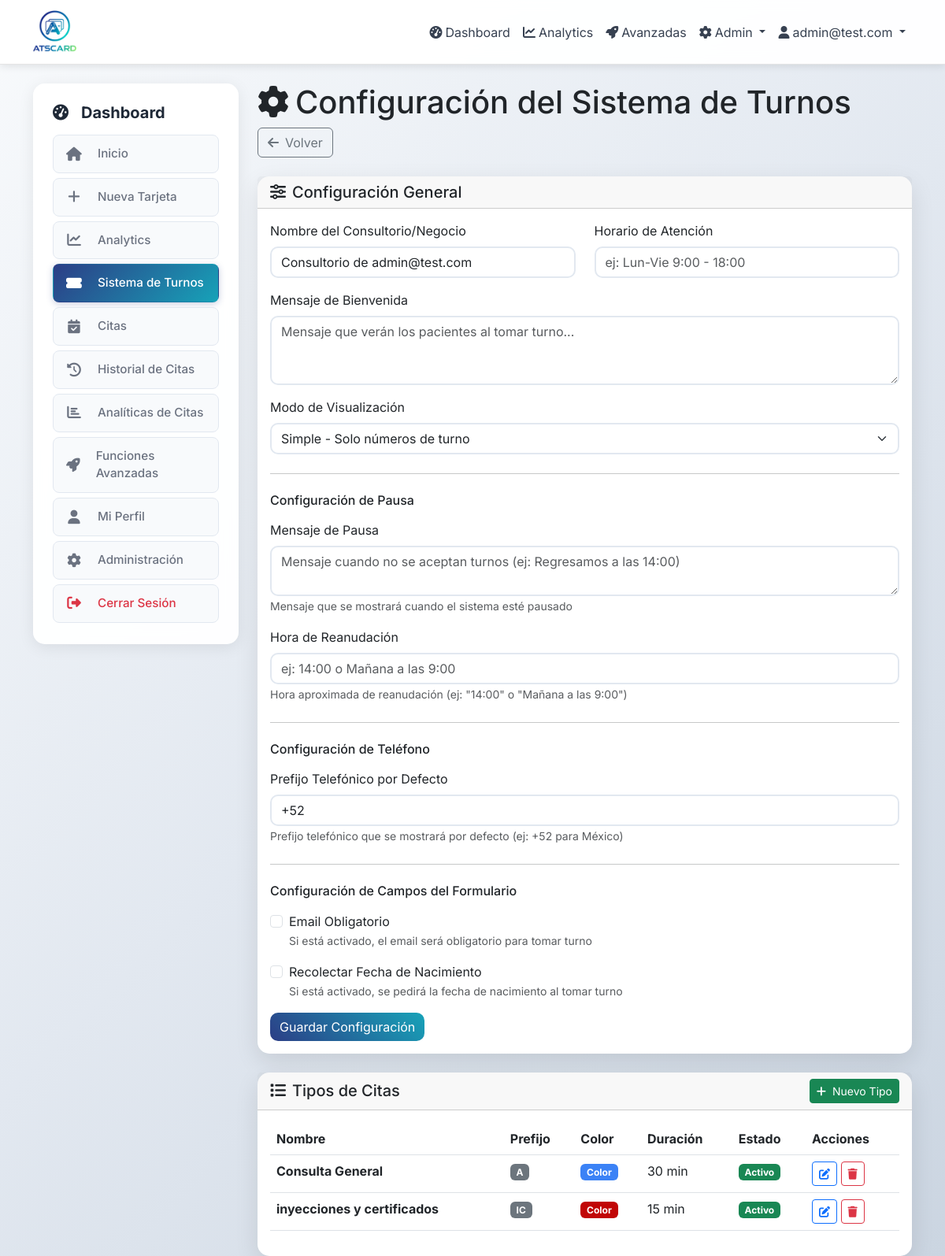
Screenshot of /dashboard/tickets/settings (signed in) with the database file from the repository.
### app/models.py (models this page shows, shortened)
class User(UserMixin, db.Model):
    id = db.Column(db.Integer, primary_key=True)
    email = db.Column(db.String(120), unique=True, nullable=False, index=True)
    password_hash = db.Column(db.String(255), nullable=False)
    role = db.Column(Enum('admin', 'user', name='user_roles'), default='user', nullable=False)
    is_active = db.Column(db.Boolean, default=True, nullable=False)
    is_approved = db.Column(db.Boolean, default=False)
    approved_at = db.Column(db.DateTime)
    approved_by_id = db.Column(db.Integer)
    is_suspended = db.Column(db.Boolean, default=False)
    suspension_reason = db.Column(db.String(500))
    suspended_at = db.Column(db.DateTime)
    suspended_by_id = db.Column(db.Integer)
    max_cards = db.Column(db.Integer, default=1, nullable=False)
    last_login = db.Column(db.DateTime)
    total_views = db.Column(db.Integer, default=0)
    email_verified = db.Column(db.Boolean, default=False)
    email_verified_at = db.Column(db.DateTime)
    reset_token = db.Column(db.String(255))
    reset_token_expires = db.Column(db.DateTime)
    created_at = db.Column(db.DateTime, default=now_utc_for_db)
    updated_at = db.Column(db.DateTime, default=now_utc_for_db, onupdate=now_utc_for_db)
    cards = db.relationship('Card', backref='owner', lazy='dynamic', cascade='all, delete-orphan')
    ticket_system = db.relationship('TicketSystem', backref='owner', uselist=False, cascade='all, delete-orphan')
    def is_admin(self):
        return self.role == 'admin'

class TicketSystem(db.Model):
    __tablename__ = 'ticket_system'
    id = db.Column(db.Integer, primary_key=True)
    user_id = db.Column(db.Integer, db.ForeignKey('user.id'), nullable=False, unique=True)
    is_enabled = db.Column(db.Boolean, default=False, nullable=False)  # Controlado por admin
    business_name = db.Column(db.String(200))  # Nombre del consultorio
    welcome_message = db.Column(db.Text)  # Mensaje de bienvenida para pacientes
    business_hours = db.Column(db.String(500))  # Horario de atención
    max_ticket_types = db.Column(db.Integer, default=10)  # Límite de tipos de tickets
    display_mode = db.Column(Enum('simple', 'detailed', name='display_modes'), default='simple')
    is_accepting_tickets = db.Column(db.Boolean, default=True, nullable=False)  # Si está aceptando turnos
    pause_message = db.Column(db.Text)  # Mensaje cuando está pausado
    resume_time = db.Column(db.String(100))  # Hora de reanudación (ej: "14:00" o "Mañana a las 9:00")
    phone_country_prefix = db.Column(db.String(10), default='+52')  # Prefijo telefónico por defecto
    require_patient_phone = db.Column(db.Boolean, default=True, nullable=False)  # Siempre obligatorio
    require_patient_email = db.Column(db.Boolean, default=False, nullable=False)  # Email obligatorio
    collect_patient_birthdate = db.Column(db.Boolean, default=False, nullable=False)  # Recolectar fecha de nacimiento
    notify_new_ticket = db.Column(db.Boolean, default=True, nullable=False)  # Notificar nuevos turnos
    notify_long_wait = db.Column(db.Boolean, default=True, nullable=False)  # Notificar tiempos largos
    long_wait_threshold = db.Column(db.Integer, default=60, nullable=False)  # Minutos para alerta
    send_whatsapp_reminders = db.Column(db.Boolean, default=False, nullable=False)  # Enviar recordatorios WhatsApp
    reminder_threshold = db.Column(db.Integer, default=3, nullable=False)  # Turnos antes para enviar recordatorio
    target_service_time = db.Column(db.Integer, default=20, nullable=False)  # Tiempo objetivo por paciente (min)
    enable_sound_alerts = db.Column(db.Boolean, default=True, nullable=False)  # Sonido en pantalla pública
    created_at = db.Column(db.DateTime, default=now_utc_for_db)
    updated_at = db.Column(db.DateTime, default=now_utc_for_db, onupdate=now_utc_for_db)
    ticket_types = db.relationship('TicketType', backref='system', lazy='dynamic', cascade='all, delete-orphan')
    tickets = db.relationship('Ticket', backref='system', lazy='dynamic', cascade='all, delete-orphan')
    def get_waiting_count(self):
        return self.tickets.filter_by(status='waiting').count()

class TicketType(db.Model):
    __tablename__ = 'ticket_type'
    id = db.Column(db.Integer, primary_key=True)
    ticket_system_id = db.Column(db.Integer, db.ForeignKey('ticket_system.id'), nullable=False)
    name = db.Column(db.String(100), nullable=False)  # "Consulta General", "Inyecciones", etc.
    description = db.Column(db.String(500))
    color = db.Column(db.String(7), default='#6366f1')  # Color hex para identificación visual
    estimated_duration = db.Column(db.Integer, default=30)  # Duración estimada en minutos
    prefix = db.Column(db.String(5), default='A')  # Prefijo para números de ticket (A, B, C, etc.)
    is_active = db.Column(db.Boolean, default=True)
    order_index = db.Column(db.Integer, default=0)
    created_at = db.Column(db.DateTime, default=now_utc_for_db)
    tickets = db.relationship('Ticket', backref='type', lazy='dynamic', cascade='all, delete-orphan')

### app/dashboard/routes.py (the view, shortened to what this page needs)
@bp.route('/tickets/settings', methods=['GET', 'POST'])
@login_required
def tickets_settings():
    from .forms import TicketSystemForm, TicketTypeForm
    if not current_user.ticket_system or not current_user.ticket_system.is_enabled:
        flash('El sistema de turnos no está habilitado para tu cuenta. Contacta al administrador.', 'warning')
        return redirect(url_for('dashboard.index'))
    system = current_user.ticket_system
    system_form = TicketSystemForm(obj=system)
    ticket_types = system.ticket_types.order_by(TicketType.order_index).all()
    user_agent = request.headers.get('User-Agent', '').lower()
    is_mobile = any(keyword in user_agent for keyword in [
        'mobile', 'android', 'iphone', 'ipad', 'ipod', 'blackberry', 'windows phone'
    ])
    if is_mobile:
        return render_template('dashboard/tickets_settings_pwa.html',
                              system=system,
                              system_form=system_form,
                              ticket_types=ticket_types)
    else:
        return render_template('dashboard/tickets/settings.html',
                              system=system,
                              system_form=system_form,
                              ticket_types=ticket_types)

### app/templates/dashboard/tickets/settings.html (shortened to what this page needs)
{% extends "base.html" %}
{% block content %}
<div class="row">
    <div class="col-md-3">
        {% include 'dashboard/_sidebar.html' %}
    </div>
    <div class="col-md-9">
        <div class="dashboard-header mb-4">
            <div class="header-content">
                <div class="header-left">
                    <h1 class="dashboard-title">
                        <i class="fas fa-cog me-2"></i>Configuración del Sistema de Turnos
                    </h1>
                </div>
                <div class="header-right">
                    <a href="{{ url_for('dashboard.tickets') }}" class="btn btn-outline-secondary">
                        <i class="fas fa-arrow-left me-2"></i>Volver
                    </a>
                </div>
            </div>
        </div>
        <div class="card mb-4">
            <div class="card-header">
                <h5 class="mb-0"><i class="fas fa-sliders-h me-2"></i>Configuración General</h5>
            </div>
            <div class="card-body">
                <form method="POST">
                    <div class="row">
                        <div class="col-md-6 mb-3">
                            {{ system_form.business_name.label(class="form-label") }}
                            {{ system_form.business_name() }}
                        </div>
                        <div class="col-md-6 mb-3">
                            {{ system_form.business_hours.label(class="form-label") }}
                            {{ system_form.business_hours() }}
                        </div>
                    </div>
                    <div class="mb-3">
                        {{ system_form.welcome_message.label(class="form-label") }}
                        {{ system_form.welcome_message() }}
                    </div>
                    <div class="mb-3">
                        {{ system_form.display_mode.label(class="form-label") }}
                        {{ system_form.display_mode() }}
                    </div>
                    <hr class="my-4">
                    <h6 class="mb-3">Configuración de Pausa</h6>
                    <div class="mb-3">
                        {{ system_form.pause_message.label(class="form-label") }}
                        {{ system_form.pause_message() }}
                        <small class="form-text text-muted">Mensaje que se mostrará cuando el sistema esté pausado</small>
                    </div>
                    <div class="mb-3">
                        {{ system_form.resume_time.label(class="form-label") }}
                        {{ system_form.resume_time() }}
                        <small class="form-text text-muted">Hora aproximada de reanudación (ej: "14:00" o "Mañana a las 9:00")</small>
                    </div>
                    <hr class="my-4">
                    <h6 class="mb-3">Configuración de Teléfono</h6>
                    <div class="mb-3">
                        {{ system_form.phone_country_prefix.label(class="form-label") }}
                        {{ system_form.phone_country_prefix() }}
                        <small class="form-text text-muted">Prefijo telefónico que se mostrará por defecto (ej: +52 para México)</small>
                    </div>
                    <hr class="my-4">
                    <h6 class="mb-3">Configuración de Campos del Formulario</h6>
                    <div class="form-check mb-3">
                        {{ system_form.require_patient_email() }}
                        {{ system_form.require_patient_email.label(class="form-check-label") }}
                        <br><small class="form-text text-muted">Si está activado, el email será obligatorio para tomar turno</small>
                    </div>
                    <div class="form-check mb-3">
                        {{ system_form.collect_patient_birthdate() }}
                        {{ system_form.collect_patient_birthdate.label(class="form-check-label") }}
                        <br><small class="form-text text-muted">Si está activado, se pedirá la fecha de nacimiento al tomar turno</small>
                    </div>
                    {{ system_form.submit(class="btn btn-primary") }}
                </form>
            </div>
        </div>
        <div class="card">
            <div class="card-header d-flex justify-content-between align-items-center">
                <h5 class="mb-0"><i class="fas fa-list me-2"></i>Tipos de Citas</h5>
                <a href="{{ url_for('dashboard.new_ticket_type') }}" class="btn btn-sm btn-success">
                    <i class="fas fa-plus me-2"></i>Nuevo Tipo
                </a>
            </div>
            <div class="card-body">
                {% if ticket_types %}
                    <div class="table-responsive">
                        <table class="table table-hover">
                            <thead>
                                <tr>
                                    <th>Nombre</th>
                                    <th>Prefijo</th>
                                    <th>Color</th>
                                    <th>Duración</th>
                                    <th>Estado</th>
                                    <th>Acciones</th>
                                </tr>
                            </thead>
                            <tbody>
                                {% for ticket_type in ticket_types %}
                                <tr>
                                    <td><strong>{{ ticket_type.name }}</strong></td>
                                    <td><span class="badge bg-secondary">{{ ticket_type.prefix }}</span></td>
                                    <td><span class="badge" style="background-color: {{ ticket_type.color }};">Color</span></td>
                                    <td>{{ ticket_type.estimated_duration }} min</td>
                                    <td>
                                        {% if ticket_type.is_active %}
                                            <span class="badge bg-success">Activo</span>
                                        {% else %}
                                            <span class="badge bg-secondary">Inactivo</span>
                                        {% endif %}
                                    </td>
                                    <td>
                                        <a href="{{ url_for('dashboard.edit_ticket_type', id=ticket_type.id) }}"
                                           class="btn btn-sm btn-outline-primary">
                                            <i class="fas fa-edit"></i>
                                        </a>
                                        <form method="POST" action="{{ url_for('dashboard.delete_ticket_type', id=ticket_type.id) }}"
                                              style="display: inline;"
                                              onsubmit="return confirm('¿Eliminar este tipo de cita?');">
                                            <button type="submit" class="btn btn-sm btn-outline-danger">
                                                <i class="fas fa-trash"></i>
                                            </button>
                                        </form>
                                    </td>
                                </tr>
                                {% endfor %}
                            </tbody>
                        </table>
                    </div>
                {% endif %}
            </div>
        </div>
    </div>
</div>
{% endblock %}

### app/templates/base.html (shortened to what this page needs)
<!DOCTYPE html>
<html lang="es">
<head>
    <link href="https://cdn.jsdelivr.net/npm/bootstrap@5.3.0/dist/css/bootstrap.min.css" rel="stylesheet">
    <link href="https://cdnjs.cloudflare.com/ajax/libs/font-awesome/6.4.0/css/all.min.css" rel="stylesheet">
</head>
<body>
    <nav class="navbar navbar-expand-lg navbar-light mb-4">
        <div class="container">
            <a class="navbar-brand d-flex align-items-center" href="{{ url_for('index') }}">
                <img src="{{ url_for('static', filename='logo/logoNB.png') }}" alt="ATScard" class="navbar-logo me-2">
            </a>
            <div class="collapse navbar-collapse" id="navbarNav">
                <ul class="navbar-nav ms-auto">
                    {% if current_user.is_authenticated %}
                        <li class="nav-item">
                            <a class="nav-link" href="{{ url_for('dashboard.index') }}">
                                <i class="fas fa-tachometer-alt me-1"></i>Dashboard
                            </a>
                        </li>
                        <li class="nav-item">
                            <a class="nav-link" href="{{ url_for('dashboard.analytics') }}">
                                <i class="fas fa-chart-line me-1"></i>Analytics
                            </a>
                        </li>
                        <li class="nav-item">
                            <a class="nav-link" href="{{ url_for('dashboard.advanced_features') }}">
                                <i class="fas fa-rocket me-1"></i>Avanzadas
                            </a>
                        </li>
                        {% if current_user.is_admin() %}
                        <li class="nav-item dropdown">
                            <a class="nav-link dropdown-toggle" href="#" role="button" data-bs-toggle="dropdown">
                                <i class="fas fa-cog me-1"></i>Admin
                            </a>
                        </li>
                        {% endif %}
                        <li class="nav-item dropdown">
                            <a class="nav-link dropdown-toggle" href="#" role="button" data-bs-toggle="dropdown">
                                <i class="fas fa-user me-1"></i>{{ current_user.email }}
                            </a>
                        </li>
                    {% endif %}
                </ul>
            </div>
        </div>
    </nav>
    <div class="container">
        {% block content %}{% endblock %}
    </div>
</body>
</html>

### rows the page displays
User: email "admin@test.com"
TicketSystem: business_name "Consultorio de admin@test.com", display_mode "Simple - Solo números de turno", phone_country_prefix "+52"
TicketType: name "Consulta General", prefix "A", estimated_duration "30", is_active "Activo"
TicketType: name "inyecciones y certificados", prefix "IC", estimated_duration "15", is_active "Activo"

### other values shown
{{ system_form.business_name.label(class="form-label") }} "Nombre del Consultorio/Negocio"
{{ system_form.business_hours.label(class="form-label") }} "Horario de Atención"
{{ system_form.welcome_message.label(class="form-label") }} "Mensaje de Bienvenida"
{{ system_form.display_mode.label(class="form-label") }} "Modo de Visualización"
{{ system_form.pause_message.label(class="form-label") }} "Mensaje de Pausa"
{{ system_form.resume_time.label(class="form-label") }} "Hora de Reanudación"
{{ system_form.phone_country_prefix.label(class="form-label") }} "Prefijo Telefónico por Defecto"
{{ system_form.require_patient_email.label(class="form-check-label") }} "Email Obligatorio"
{{ system_form.collect_patient_birthdate.label(class="form-check-label") }} "Recolectar Fecha de Nacimiento"
